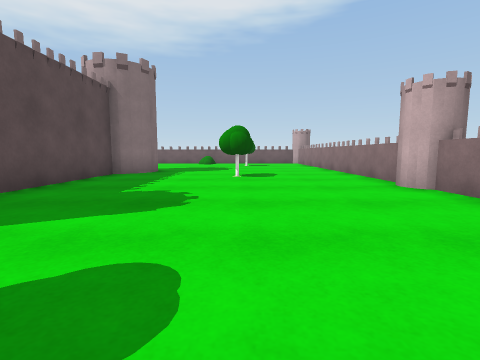
View 1 (above)

21 first-person views from a walk through a scene from a Unity 3-D project. The camera is 0.63 m above the floor, tilts 6° down and sees 85° across. The floor is counted in squares, 1 m on a side. Each view is taken from the middle of a square. On the plan, view 1 faces up. The plan holds only what a view shows up to about 9 squares ahead; the rest is blank. The place goes on beyond the plan. Surface patterns are stand-ins for the level's own textures.

View 2
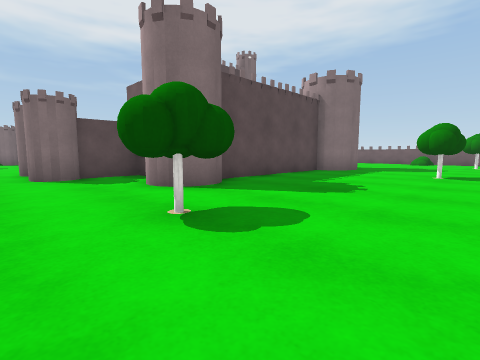

View 3
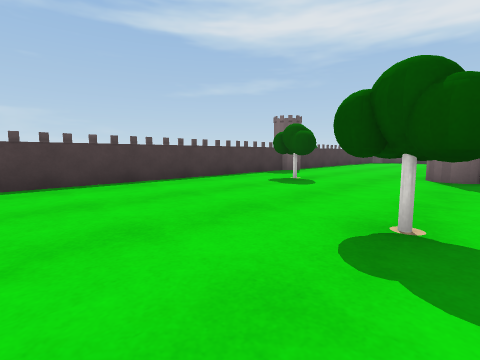

View 4
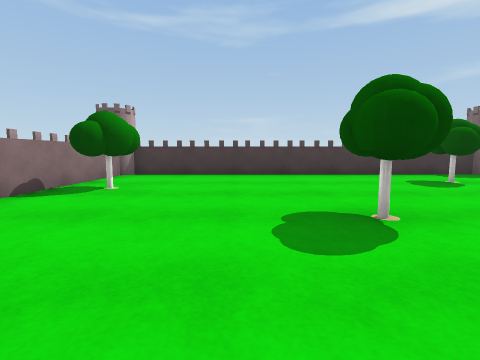

View 5
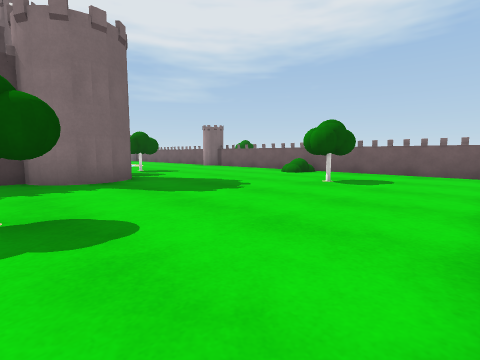

View 6
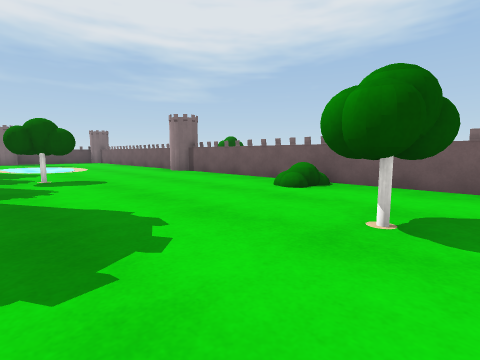

View 7
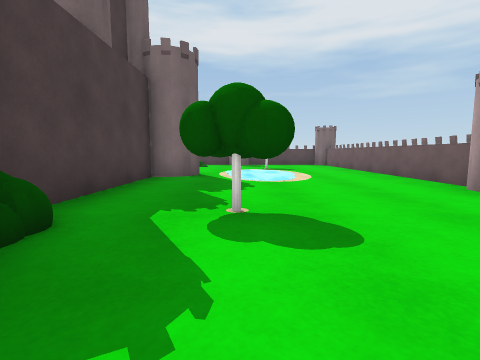

View 8
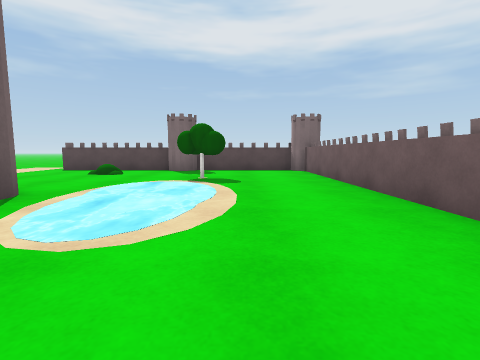

View 9
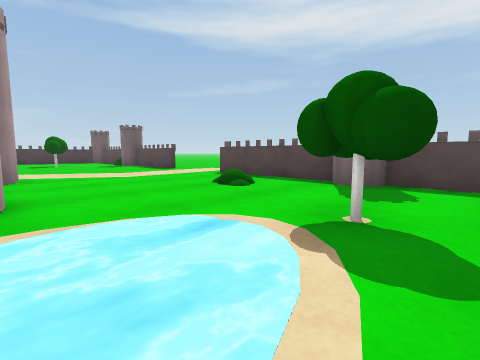

View 10
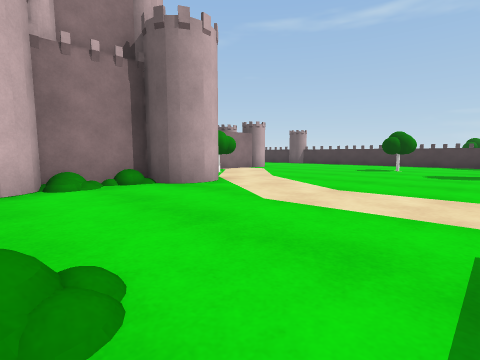

View 11
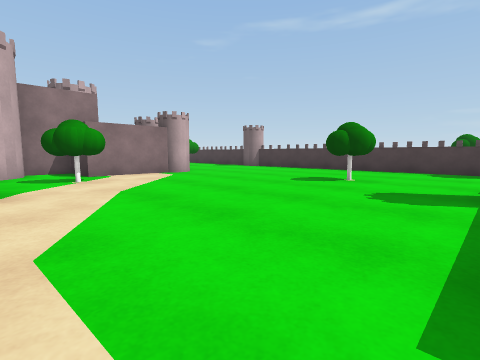

View 12
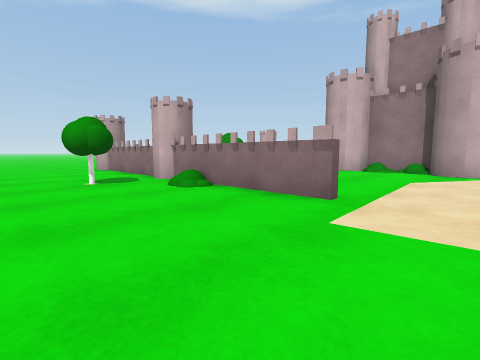

View 13
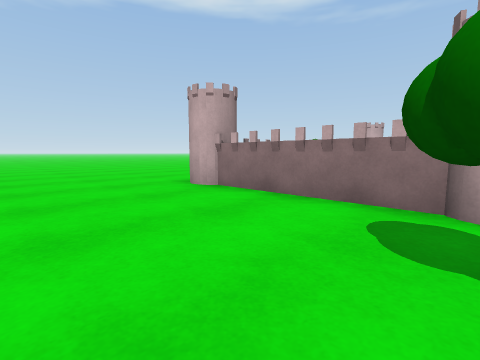

View 14
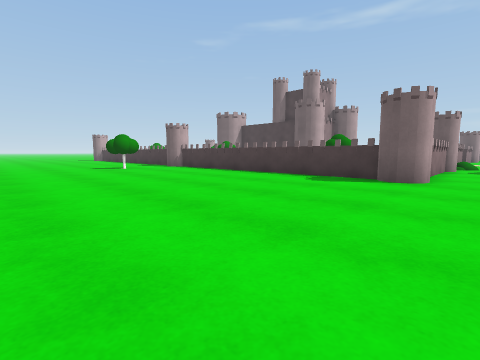

View 15
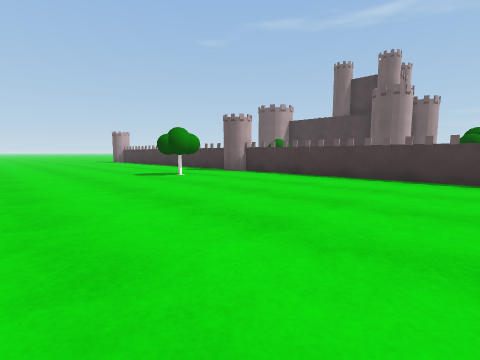

View 16
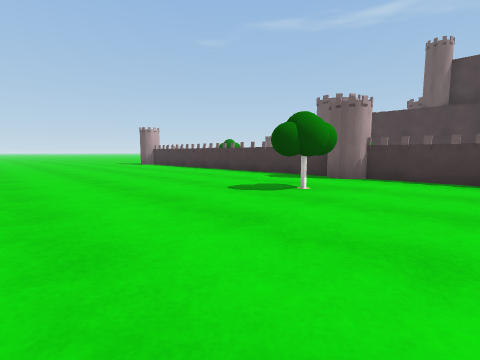

View 17
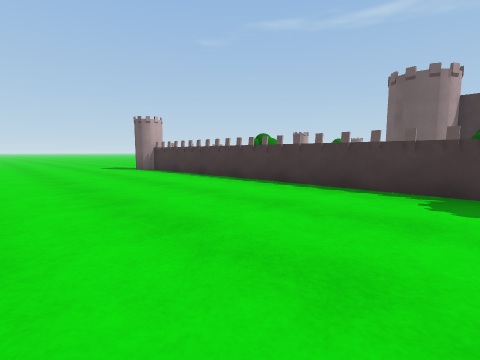

View 18
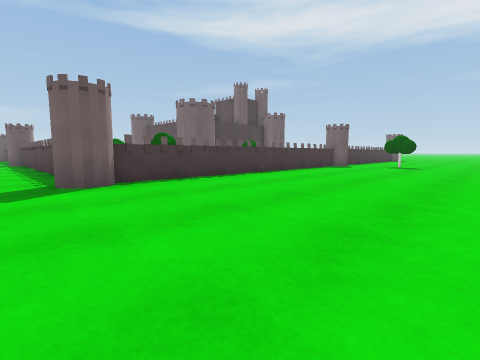

View 19
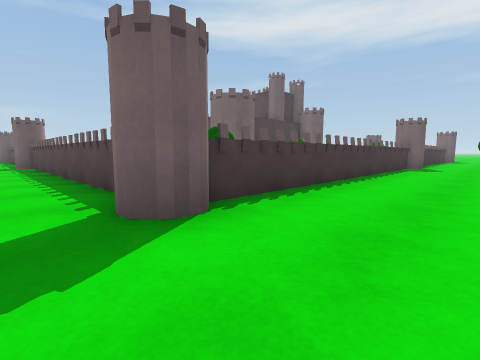

View 20
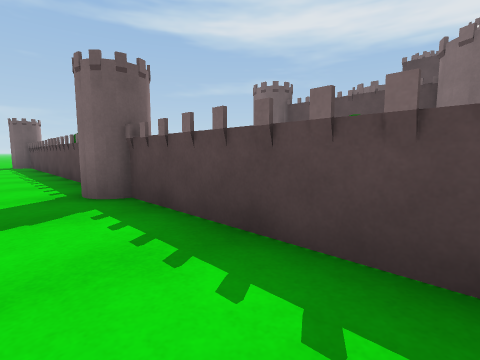

View 21
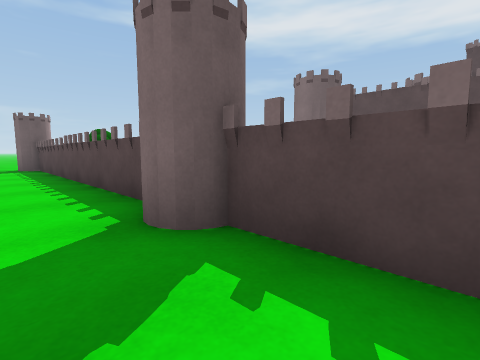

### Floor plan
Key: @ floor where view 1 was taken; # wall or solid block; . floor; T tower; R tree; B bush; A ball; O other object.
Columns run from 20 left of view 1 to 5 right of it. Each row starts with its distance up from view 1.
 22  ...................
 21  .........................
 20 ..........................
 19 ..........................
 18 ............AA............
 17 ..........................
 16 ....O........O..........O.
 15 ...OO########O####B#####O.
 14 ...#..............B.....#.
 13 ...#................R...#.
 12 ...#..RR............R...#.
 11 .RROO.........R.........#.
 10 ..RB......T.............#.
  9 ...B.B...TT....BTT......#.
  8 ...#.....########T......#.
  7 ...#.....B#     #...R...#.
  6 .........TO     #.......#.
  5 .........T..TT  #......OO.
  4     .......RTT  #.......O.
  3      .....RR##  #.......#.
  2      .......### TT..... #.
  1      .......###....R... #.
  0      .......O O...RR@...#.
 -1      .RR..............R.#.
 -2      ...........R.....R.#.
 -3      .....  ...R........#
 -4      ....    O..........O
 -5      ###     O#########OO

Where each view was taken, in squares from view 1:
view 1: 0 up, 0 right, facing up
view 2: 1 down, 1 right, facing up-left
view 3: 1 up, 1 right, facing down-left
view 4: 3 up, 0 right, facing down
view 5: 7 up, 3 right, facing up-left
view 6: 10 up, 1 right, facing up-left
view 7: 11 up, 3 left, facing left
view 8: 13 up, 7 left, facing left
view 9: 13 up, 11 left, facing down-left
view 10: 9 up, 16 left, facing down-right
view 11: 5 up, 16 left, facing down-right
view 12: 5 up, 20 left, facing up-right
view 13: 11 up, 20 left, facing up-right
view 14: 22 up, 18 left, facing down-right
view 15: 22 up, 14 left, facing down-right
view 16: 22 up, 10 left, facing down-right
view 17: 20 up, 6 left, facing down-right
view 18: 21 up, 5 right, facing down-left
view 19: 18 up, 5 right, facing down-left
view 20: 9 up, 5 right, facing down-left
view 21: 7 up, 5 right, facing down-left
